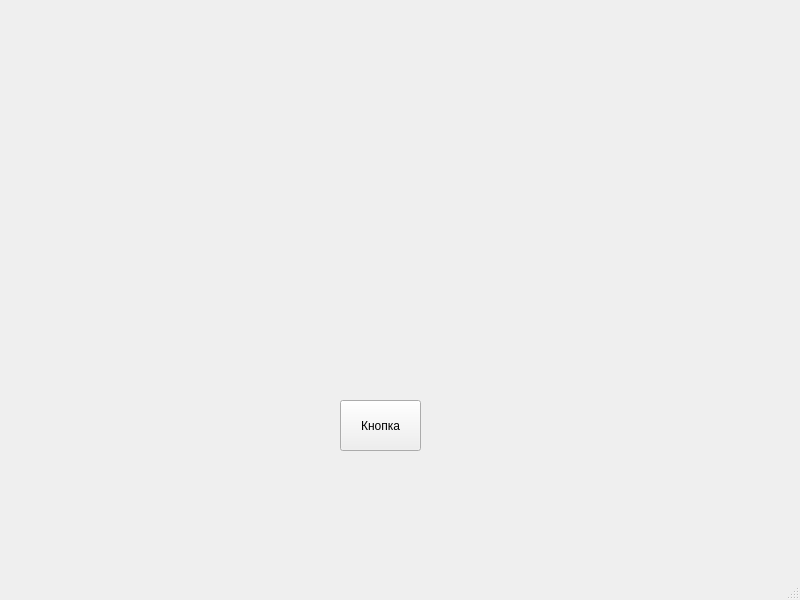
<?xml version="1.0" encoding="UTF-8"?>
<ui version="4.0">
 <class>MainWindow</class>
 <widget class="QMainWindow" name="MainWindow">
  <property name="geometry">
   <rect>
    <x>0</x>
    <y>0</y>
    <width>800</width>
    <height>600</height>
   </rect>
  </property>
  <property name="windowTitle">
   <string>MainWindow</string>
  </property>
  <widget class="QWidget" name="centralwidget">
   <widget class="QPushButton" name="button_rounds">
    <property name="geometry">
     <rect>
      <x>340</x>
      <y>400</y>
      <width>81</width>
      <height>51</height>
     </rect>
    </property>
    <property name="text">
     <string>Кнопка</string>
    </property>
   </widget>
  </widget>
  <widget class="QMenuBar" name="menubar">
   <property name="geometry">
    <rect>
     <x>0</x>
     <y>0</y>
     <width>800</width>
     <height>21</height>
    </rect>
   </property>
  </widget>
  <widget class="QStatusBar" name="statusbar"/>
 </widget>
 <resources/>
 <connections/>
</ui>
